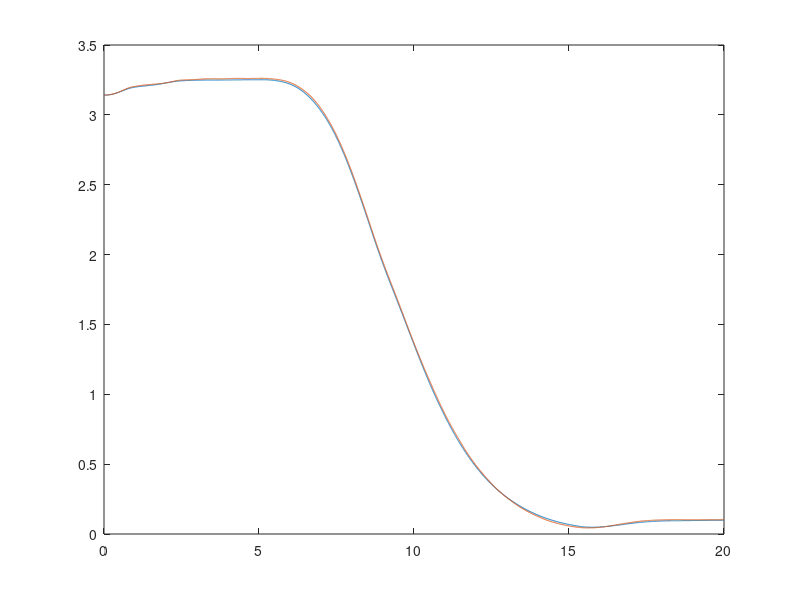

MATLAB code for this plot: (Note: this script raises an error after producing the figure.)
% Data 1, init guess. 
recordedDataD4_1 = load('x_encQ(10,5,.1.1,1,1)R(.1,.1).mat');
recordedInputD4_1 = load('u_vecQ(10,5,.1.1,1,1)R(.1,.1).mat');

% Data 2, init guess. 
recordedDataD4_2 = load('x_encQ(10,5,.1.1,10,10)R(.1,.1).mat');
recordedInputD4_2 = load('u_vecQ(10,5,.1.1,10,10)R(.1,.1).mat');


% Data 1 
rec_timeD4_1 = recordedDataD4_1.ans(1,:);
rec_lambdaD4_1 = recordedDataD4_1.ans(2,:);
rec_lambdaDotD4_1 = recordedDataD4_1.ans(3,:);
rec_pitchD4_1 = recordedDataD4_1.ans(4,:);
rec_pitchDotD4_1 = recordedDataD4_1.ans(5,:);
rec_elevD4_1 = recordedDataD4_1.ans(6,:);
rec_elevDotD4_1 = recordedDataD4_1.ans(7,:);

rec_input1D4_1 = recordedInputD4_1.ans(2,:);
rec_input2D4_1 = recordedInputD4_1.ans(3,:);

% Data 2
rec_timeD4_2 = recordedDataD4_2.ans(1,:);
rec_lambdaD4_2 = recordedDataD4_2.ans(2,:);
rec_lambdaDotD4_2 = recordedDataD4_2.ans(3,:);
rec_pitchD4_2 = recordedDataD4_2.ans(4,:);
rec_pitchDotD4_2 = recordedDataD4_2.ans(5,:);
rec_elevD4_2 = recordedDataD4_2.ans(6,:);
rec_elevDotD4_2 = recordedDataD4_2.ans(7,:);

rec_input1D4_2 = recordedInputD4_2.ans(2,:);
rec_input2D4_2 = recordedInputD4_2.ans(3,:);


figure(1)
plot(rec_timeD4_1, rec_lambdaD4_1, rec_timeD4_2, rec_lambdaD4_2)
%set(gca,'YTick',-pi:3*pi)
%set(gca,'YTickLabel', {'-\pi','0','\pi','2\pi'})
xline(5,'--','Color','red');
xline(20,'--','Color','red');
legend('D1','D2')
grid on;
hold on;

figure(2)
plot(rec_lambdaD4_1, rec_elevD4_1, rec_lambdaD4_2, rec_lambdaD4_2)
%set(gca,'YTick',-pi:3*pi)
%set(gca,'YTickLabel', {'-\pi','0','\pi','2\pi'})
xline(5,'--','Color','red');
xline(20,'--','Color','red');
legend('D1','D2')
grid on;
hold on;
x1_padded = [zeros(2500,1);x1];
econ_padded = [zeros(2500,1);econ];
plot(x1_padded,econ_padded)

figure(3)
plot(rec_timeD4_1, rec_input1D4_1,rec_timeD4_1, rec_input2D4_1,rec_timeD4_2, rec_input1D4_2,rec_timeD4_2, rec_input2D4_2)
%set(gca,'YTick',-pi:3*pi)
%set(gca,'YTickLabel', {'-\pi','0','\pi','2\pi'})
xline(5,'--','Color','red');
xline(20,'--','Color','red');
legend('D1u1','D1u2')
grid on;


%% Not working, plot elev against lambda and with nonlinear constraint
% figure(3)
% plot(rec_lambdaD4_1,rec_elevD4_1)
% hold on;
% plot(econ);